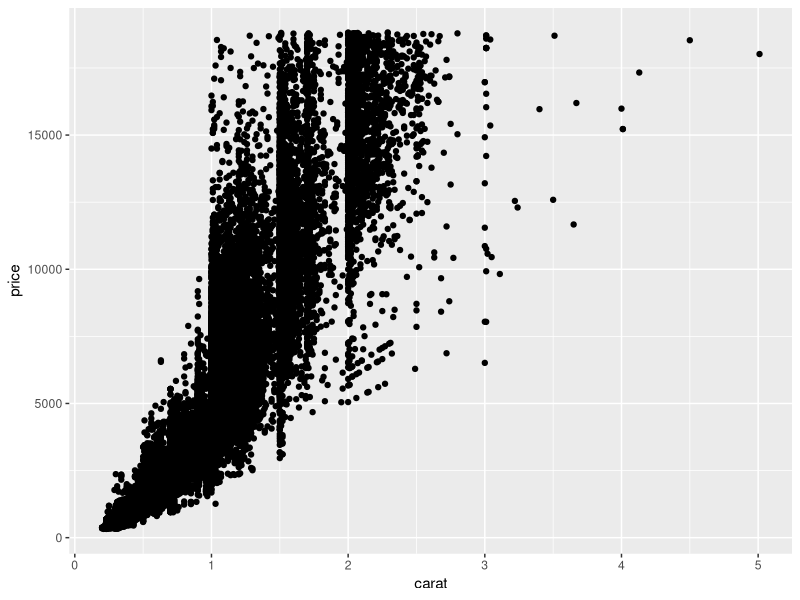
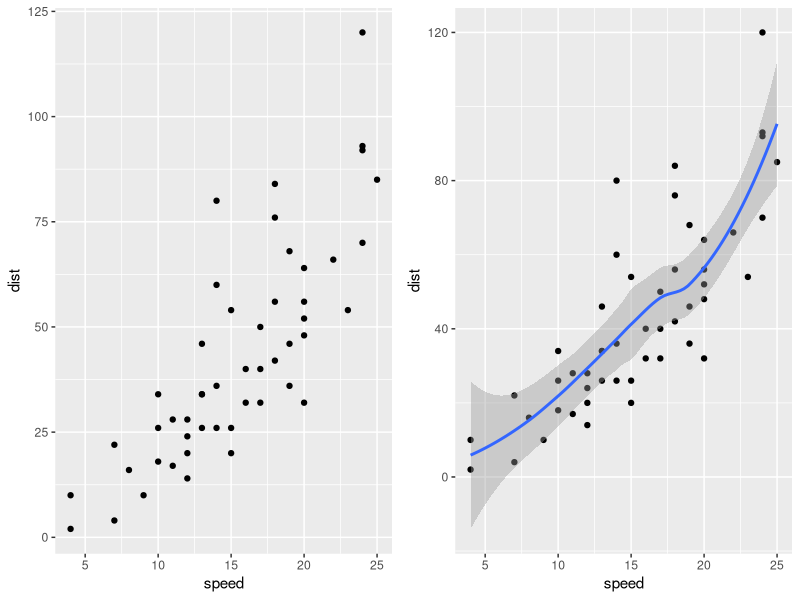
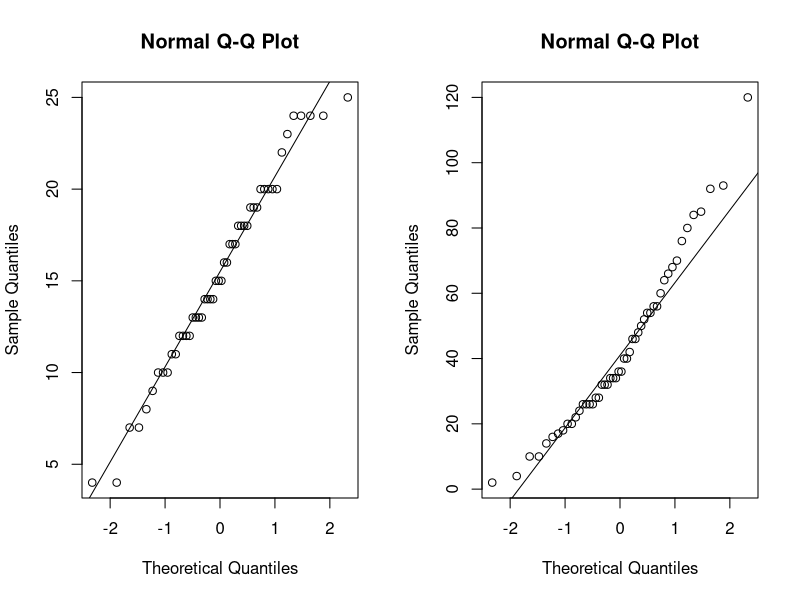
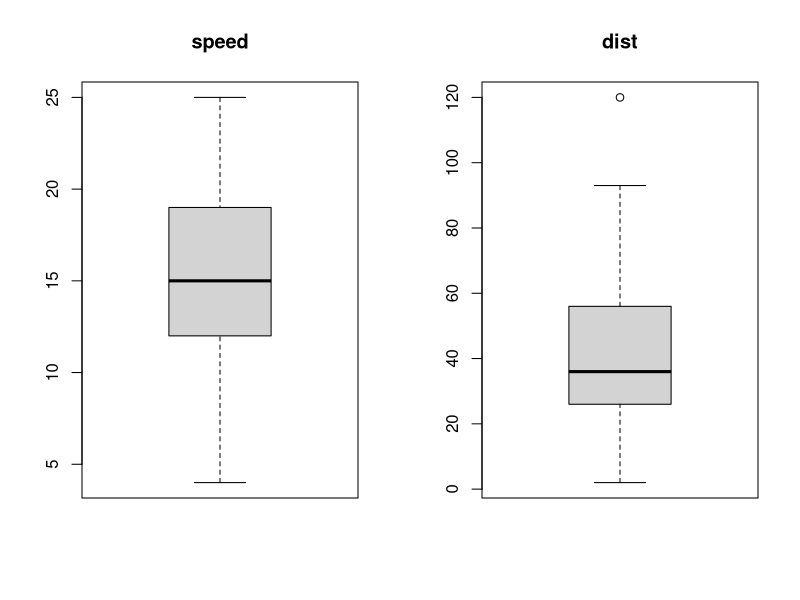
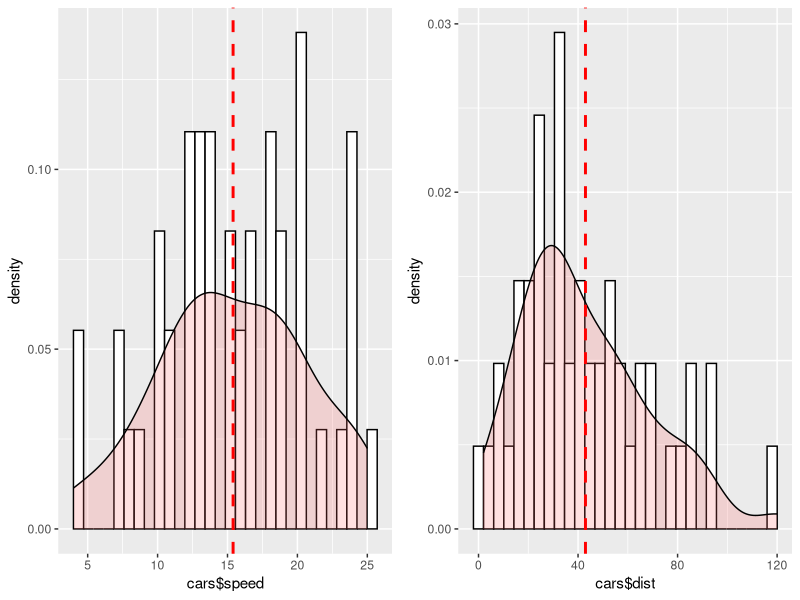
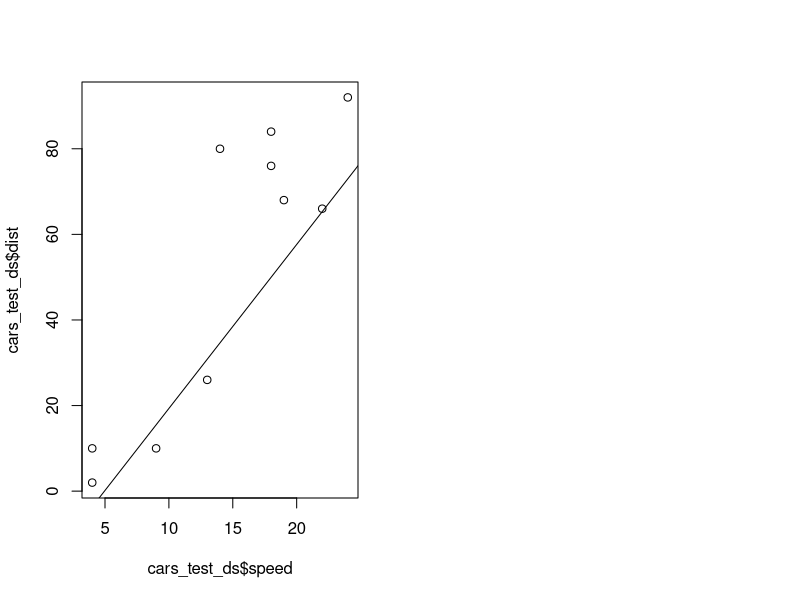

These charts were generated, in order, by the following R code:
## ---- chunk 1
knitr::opts_chunk$set(echo = TRUE)
## ---- chunk 2
#install.packages("tidyverse")
#install.packages("gridExtra")
library(tidyverse)
library(gridExtra)
## ---- chunk 3
diamonds

ggplot(diamonds, aes(x=carat, y=price)) +
  geom_point()

## ---- chunk 4
head(cars)
str(cars)


p1 <- ggplot(cars, aes(x=speed, y=dist)) +
  geom_point()

p2 <- ggplot(cars, aes(x=speed, y=dist)) +
  geom_point() +
  geom_smooth()

grid.arrange(p1, p2, ncol=2)


#normality check
par(mfrow=c(1,2))
qqnorm(cars$speed)
qqline(cars$speed)
qqnorm(cars$dist)
qqline(cars$dist)

#outliers
par(mfrow=c(1,2))
boxplot(cars$speed, main="speed")
boxplot(cars$dist, main="dist")


#check normal distribution
p1 <- ggplot(data = NULL, aes(x = cars$speed)) +
        geom_histogram(aes(y = ..density..), colour="black", fill="white") +
        geom_density(alpha=.2, fill="#FF6666") +
        geom_vline(aes(xintercept=mean(cars$speed, na.rm = T)), color="red", linetype="dashed", size=1)

p2 <- ggplot(data = NULL, aes(x = cars$dist)) +
        geom_histogram(aes(y = ..density..), colour="black", fill="white") +
        geom_density(alpha=.2, fill="#FF6666") +
        geom_vline(aes(xintercept=mean(cars$dist, na.rm = T)), color="red", linetype="dashed", size=1)

grid.arrange(p1, p2, ncol=2)

#correlation
cor(cars$speed, cars$dist)

#Simple linear model
#response~independent
model_simplelm <- lm(dist~speed, data = cars)
summary(model_simplelm)

## ---- chunk 5
set.seed(123)
#split training and sample data
cars_training_index <- sample(1:nrow(cars), 0.8*nrow(cars))
cars_training_ds <- cars[cars_training_index,]
cars_test_ds <- cars[-cars_training_index,]

#buil model based on training data
cars_training_lm <- lm(dist~speed, data = cars_training_ds)
#test data prediction
cars_test_ds_dist_prediction <- predict(cars_training_lm, cars_test_ds)

#new data frame to display result
cars_ext <- data.frame(Existing_Distance = cars_test_ds$dist, Prediction_Distance = cars_test_ds_dist_prediction)
cars_ext


plot(cars_test_ds$speed, cars_test_ds$dist)
abline(cars_training_lm)


